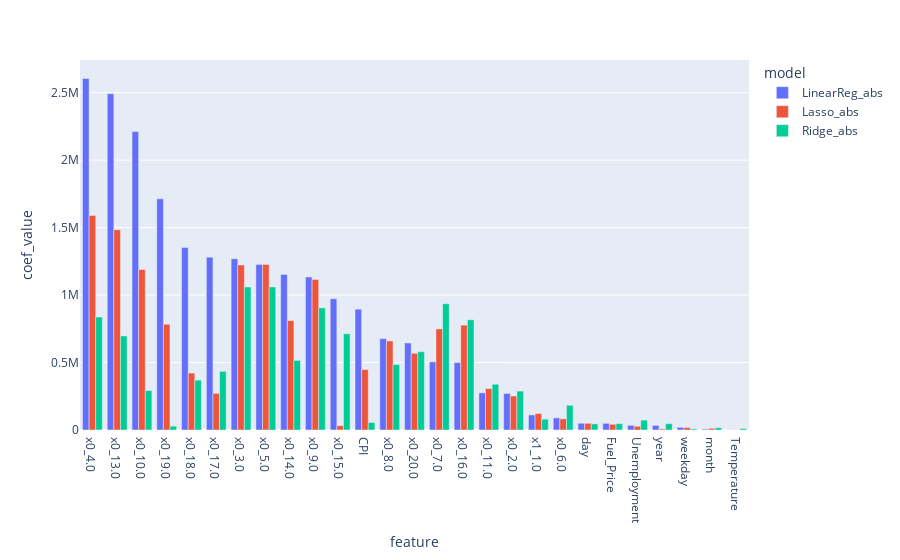

The cell this chart's notebook holds for it:
### Code cell
px.bar(coef_out, x = 'feature', y= 'coef_value', color = 'model', barmode="group")

### Figure 1 — Plotly figure (JSON) as saved in the notebook; plotly's stock layout.template omitted (floating-point values rounded to 4 significant figures)
{"data": [{"alignmentgroup": "True", "hovertemplate": "model=LinearReg_abs<br>feature=%{x}<br>coef_value=%{y}<extra></extra>", "legendgroup": "LinearReg_abs", "marker": {"color": "#636efa", "pattern": {"shape": ""}}, "name": "LinearReg_abs", "offsetgroup": "LinearReg_abs", "orientation": "v", "showlegend": true, "textposition": "auto", "type": "bar", "x": ["x0_4.0", "x0_13.0", "x0_10.0", "x0_19.0", "x0_18.0", "x0_17.0", "x0_3.0", "x0_5.0", "x0_14.0", "x0_9.0", "x0_15.0", "CPI", "x0_8.0", "x0_20.0", "x0_7.0", "x0_16.0", "x0_11.0", "x0_2.0", "x1_1.0", "x0_6.0", "day", "Fuel_Price", "Unemployment", "year", "weekday", "month", "Temperature"], "xaxis": "x", "y": [2605000.0, 2492000.0, 2211000.0, 1713000.0, 1352000.0, 1281000.0, 1270000.0, 1227000.0, 1152000.0, 1134000.0, 972600.0, 895500.0, 677100.0, 644900.0, 504700.0, 500200.0, 275300.0, 270700.0, 111700.0, 89740.0, 50220.0, 49550.0, 34450.0, 34180.0, 19890.0, 6617.0, 1547.0], "yaxis": "y"}, {"alignmentgroup": "True", "hovertemplate": "model=Lasso_abs<br>feature=%{x}<br>coef_value=%{y}<extra></extra>", "legendgroup": "Lasso_abs", "marker": {"color": "#EF553B", "pattern": {"shape": ""}}, "name": "Lasso_abs", "offsetgroup": "Lasso_abs", "orientation": "v", "showlegend": true, "textposition": "auto", "type": "bar", "x": ["x0_4.0", "x0_13.0", "x0_5.0", "x0_3.0", "x0_10.0", "x0_9.0", "x0_14.0", "x0_19.0", "x0_16.0", "x0_7.0", "x0_8.0", "x0_20.0", "CPI", "x0_18.0", "x0_11.0", "x0_17.0", "x0_2.0", "x1_1.0", "x0_6.0", "day", "Fuel_Price", "x0_15.0", "Unemployment", "weekday", "month", "year", "Temperature"], "xaxis": "x", "y": [1590000.0, 1484000.0, 1226000.0, 1223000.0, 1189000.0, 1115000.0, 810800.0, 783400.0, 777000.0, 749100.0, 659900.0, 568500.0, 448300.0, 421900.0, 306600.0, 271600.0, 251600.0, 122400.0, 82730.0, 49740.0, 42320.0, 32130.0, 27450.0, 18060.0, 12060.0, 7714.0, 1109.0], "yaxis": "y"}, {"alignmentgroup": "True", "hovertemplate": "model=Ridge_abs<br>feature=%{x}<br>coef_value=%{y}<extra></extra>", "legendgroup": "Ridge_abs", "marker": {"color": "#00cc96", "pattern": {"shape": ""}}, "name": "Ridge_abs", "offsetgroup": "Ridge_abs", "orientation": "v", "showlegend": true, "textposition": "auto", "type": "bar", "x": ["x0_5.0", "x0_3.0", "x0_7.0", "x0_9.0", "x0_4.0", "x0_16.0", "x0_15.0", "x0_13.0", "x0_20.0", "x0_14.0", "x0_8.0", "x0_17.0", "x0_18.0", "x0_11.0", "x0_10.0", "x0_2.0", "x0_6.0", "x1_1.0", "Unemployment", "CPI", "Fuel_Price", "year", "day", "x0_19.0", "month", "Temperature", "weekday"], "xaxis": "x", "y": [1060000.0, 1059000.0, 935700.0, 905000.0, 837300.0, 816500.0, 712900.0, 696900.0, 580100.0, 515900.0, 485200.0, 434500.0, 369400.0, 339100.0, 292700.0, 288400.0, 183000.0, 80200.0, 73240.0, 55580.0, 47090.0, 46910.0, 45200.0, 28140.0, 16870.0, 10380.0, 8236.0], "yaxis": "y"}], "layout": {"barmode": "group", "legend": {"title": {"text": "model"}, "tracegroupgap": 0}, "margin": {"t": 60}, "xaxis": {"anchor": "y", "domain": [0, 1], "title": {"text": "feature"}}, "yaxis": {"anchor": "x", "domain": [0, 1], "title": {"text": "coef_value"}}}}
